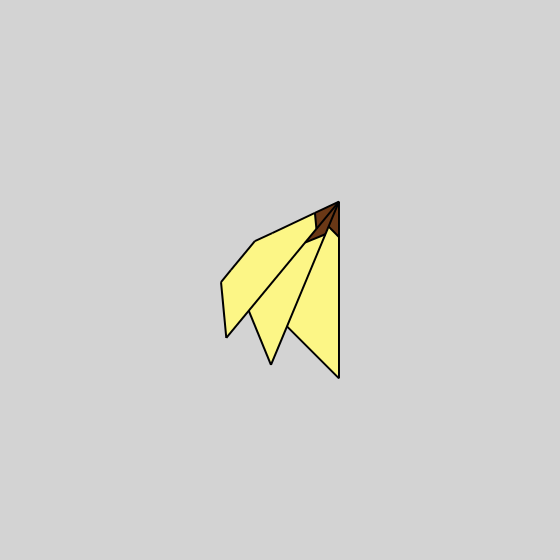
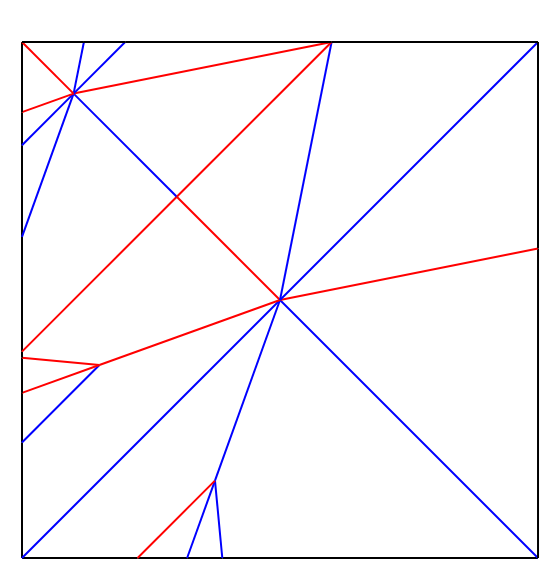

The notebook cell saved with these charts, in order:
### Markdown cell above
## Exporting

Save the final folded model and its crease pattern to `.png` files.

### Code cell
origami.plot(debug=False, save_path='example_render.png')
origami.plot_cp(save_path='example_cp.png')

### Figure 1 — Plotly figure (JSON) as saved in the notebook; plotly's stock layout.template omitted (floating-point values rounded to 4 significant figures)
{"data": [{"fill": "toself", "fillcolor": "#FCF686", "hoverinfo": "skip", "line": {"color": "rgba(0,0,0,0)"}, "mode": "lines", "showlegend": false, "type": "scatter", "x": [0.5, 0.4038, 0.5, 0.5], "y": [0.5, 0.4547, 0.3586, 0.5]}, {"fill": "toself", "fillcolor": "#6A3816", "hoverinfo": "skip", "line": {"color": "rgba(0,0,0,0)"}, "mode": "lines", "showlegend": false, "type": "scatter", "x": [0.02821, 0.1634, 0.1238, 0.02821], "y": [0.1782, 0.3416, 0.1872, 0.1782]}, {"fill": "toself", "fillcolor": "#FCF686", "hoverinfo": "skip", "line": {"color": "rgba(0,0,0,0)"}, "mode": "lines", "showlegend": false, "type": "scatter", "x": [0.1634, 0.02821, 0.1238, 0.1634], "y": [0.3416, 0.1782, 0.1872, 0.3416]}, {"fill": "toself", "fillcolor": "#6A3816", "hoverinfo": "skip", "line": {"color": "rgba(0,0,0,0)"}, "mode": "lines", "showlegend": false, "type": "scatter", "x": [0.06738, 0.1634, 0.1238, 0.06738], "y": [0.2255, 0.3416, 0.1872, 0.2255]}, {"fill": "toself", "fillcolor": "#FCF686", "hoverinfo": "skip", "line": {"color": "rgba(0,0,0,0)"}, "mode": "lines", "showlegend": false, "type": "scatter", "x": [0.1634, 0.06738, 0.1238, 0.1634], "y": [0.3416, 0.2255, 0.1872, 0.3416]}, {"fill": "toself", "fillcolor": "#6A3816", "hoverinfo": "skip", "line": {"color": "rgba(0,0,0,0)"}, "mode": "lines", "showlegend": false, "type": "scatter", "x": [0.06738, 0.1634, 0.5, 0.5, 0.06738], "y": [0.2255, 0.3416, 0.5, -0.2071, 0.2255]}, {"fill": "toself", "fillcolor": "#FCF686", "hoverinfo": "skip", "line": {"color": "rgba(0,0,0,0)"}, "mode": "lines", "showlegend": false, "type": "scatter", "x": [0.1634, 0.06738, 0.07574, 0.5, 0.5, 0.1634], "y": [0.3416, 0.2255, 0.2172, 0.2172, 0.5, 0.3416]}, {"fill": "toself", "fillcolor": "#6A3816", "hoverinfo": "skip", "line": {"color": "rgba(0,0,0,0)"}, "mode": "lines", "showlegend": false, "type": "scatter", "x": [0.2329, 0.5, 0.5, 0.07574, 0.2329], "y": [0.3743, 0.5, 0.2172, 0.2172, 0.3743]}, {"fill": "toself", "fillcolor": "#FCF686", "hoverinfo": "skip", "line": {"color": "rgba(0,0,0,0)"}, "mode": "lines", "showlegend": false, "type": "scatter", "x": [0.5, 0.07574, 0.5, 0.5], "y": [0.5, 0.2172, 0.2172, 0.5]}, {"fill": "toself", "fillcolor": "#6A3816", "hoverinfo": "skip", "line": {"color": "rgba(0,0,0,0)"}, "mode": "lines", "showlegend": false, "type": "scatter", "x": [0.07574, 0.5, 0.5, 0.07574], "y": [0.2172, 0.5, 0.2172, 0.2172]}, {"fill": "toself", "fillcolor": "#FCF686", "hoverinfo": "skip", "line": {"color": "rgba(0,0,0,0)"}, "mode": "lines", "showlegend": false, "type": "scatter", "x": [0.5, 0.07574, 0.5, 0.5], "y": [0.5, 0.2172, -0.2071, 0.5]}, {"fill": "toself", "fillcolor": "#6A3816", "hoverinfo": "skip", "line": {"color": "rgba(0,0,0,0)"}, "mode": "lines", "showlegend": false, "type": "scatter", "x": [0.4151, 0.5, 0.5, 0.4151], "y": [0.4434, 0.5, 0.3586, 0.4434]}, {"fill": "toself", "fillcolor": "#FCF686", "hoverinfo": "skip", "line": {"color": "rgba(0,0,0,0)"}, "mode": "lines", "showlegend": false, "type": "scatter", "x": [0.5, 0.4151, 0.4456, 0.5], "y": [0.5, 0.4434, 0.3695, 0.5]}, {"fill": "toself", "fillcolor": "#6A3816", "hoverinfo": "skip", "line": {"color": "rgba(0,0,0,0)"}, "mode": "lines", "showlegend": false, "type": "scatter", "x": [0.07574, 0.5, 0.228, 0.07574], "y": [0.2172, 0.5, -0.1527, 0.2172]}, {"fill": "toself", "fillcolor": "#FCF686", "hoverinfo": "skip", "line": {"color": "rgba(0,0,0,0)"}, "mode": "lines", "showlegend": false, "type": "scatter", "x": [0.5, 0.07574, 0.228, 0.5], "y": [0.5, 0.2172, -0.1527, 0.5]}, {"fill": "toself", "fillcolor": "#6A3816", "hoverinfo": "skip", "line": {"color": "rgba(0,0,0,0)"}, "mode": "lines", "showlegend": false, "type": "scatter", "x": [0.07574, 0.5, 0.4456, 0.07574], "y": [0.2172, 0.5, 0.3695, 0.2172]}, {"fill": "toself", "fillcolor": "#FCF686", "hoverinfo": "skip", "line": {"color": "rgba(0,0,0,0)"}, "mode": "lines", "showlegend": false, "type": "scatter", "x": [0.5, 0.2329, 0.4099, 0.5], "y": [0.5, 0.3743, 0.391, 0.5]}, {"fill": "toself", "fillcolor": "#6A3816", "hoverinfo": "skip", "line": {"color": "rgba(0,0,0,0)"}, "mode": "lines", "showlegend": false, "type": "scatter", "x": [0.02821, 0.1634, 0.5, 0.04929, 0.02821], "y": [0.1782, 0.3416, 0.5, -0.04485, 0.1782]}, {"fill": "toself", "fillcolor": "#FCF686", "hoverinfo": "skip", "line": {"color": "rgba(0,0,0,0)"}, "mode": "lines", "showlegend": false, "type": "scatter", "x": [0.1634, 0.02821, 0.04929, 0.5, 0.1634], "y": [0.3416, 0.1782, -0.04485, 0.5, 0.3416]}, {"fill": "toself", "fillcolor": "#6A3816", "hoverinfo": "skip", "line": {"color": "rgba(0,0,0,0)"}, "mode": "lines", "showlegend": false, "type": "scatter", "x": [0.4038, 0.5, 0.4099, 0.4038], "y": [0.4547, 0.5, 0.391, 0.4547]}, {"hoverinfo": "none", "line": {"color": "black", "dash": "solid", "shape": "linear", "width": 2}, "mode": "lines", "showlegend": false, "type": "scatter", "x": [0.4038, 0.4099], "y": [0.4548, 0.391]}, {"hoverinfo": "none", "line": {"color": "black", "dash": "solid", "shape": "linear", "width": 2}, "mode": "lines", "showlegend": false, "type": "scatter", "x": [0.02821, 0.04929], "y": [0.1782, -0.04485]}, {"hoverinfo": "none", "line": {"color": "black", "dash": "solid", "shape": "linear", "width": 2}, "mode": "lines", "showlegend": false, "type": "scatter", "x": [0.04929, 0.4099], "y": [-0.04485, 0.391]}, {"hoverinfo": "none", "line": {"color": "black", "dash": "solid", "shape": "linear", "width": 2}, "mode": "lines", "showlegend": false, "type": "scatter", "x": [0.4099, 0.5], "y": [0.391, 0.5]}, {"hoverinfo": "none", "line": {"color": "black", "dash": "solid", "shape": "linear", "width": 2}, "mode": "lines", "showlegend": false, "type": "scatter", "x": [0.3643, 0.4456], "y": [0.336, 0.3695]}, {"hoverinfo": "none", "line": {"color": "black", "dash": "solid", "shape": "linear", "width": 2}, "mode": "lines", "showlegend": false, "type": "scatter", "x": [0.139, 0.228], "y": [0.06357, -0.1527]}, {"hoverinfo": "none", "line": {"color": "black", "dash": "solid", "shape": "linear", "width": 2}, "mode": "lines", "showlegend": false, "type": "scatter", "x": [0.228, 0.5], "y": [-0.1527, 0.5]}, {"hoverinfo": "none", "line": {"color": "black", "dash": "solid", "shape": "linear", "width": 2}, "mode": "lines", "showlegend": false, "type": "scatter", "x": [0.292, 0.5], "y": [0.000867, -0.2071]}, {"hoverinfo": "none", "line": {"color": "black", "dash": "solid", "shape": "linear", "width": 2}, "mode": "lines", "showlegend": false, "type": "scatter", "x": [0.5, 0.5], "y": [-0.2071, 0.5]}, {"hoverinfo": "none", "line": {"color": "black", "dash": "solid", "shape": "linear", "width": 2}, "mode": "lines", "showlegend": false, "type": "scatter", "x": [0.2329, 0.4038], "y": [0.3743, 0.4548]}, {"hoverinfo": "none", "line": {"color": "black", "dash": "solid", "shape": "linear", "width": 2}, "mode": "lines", "showlegend": false, "type": "scatter", "x": [0.1634, 0.2329], "y": [0.3416, 0.3743]}, {"hoverinfo": "none", "line": {"color": "black", "dash": "solid", "shape": "linear", "width": 2}, "mode": "lines", "showlegend": false, "type": "scatter", "x": [0.06738, 0.1634], "y": [0.2255, 0.3416]}, {"hoverinfo": "none", "line": {"color": "black", "dash": "solid", "shape": "linear", "width": 2}, "mode": "lines", "showlegend": false, "type": "scatter", "x": [0.02821, 0.06738], "y": [0.1782, 0.2255]}, {"hoverinfo": "none", "line": {"color": "black", "dash": "solid", "shape": "linear", "width": 2}, "mode": "lines", "showlegend": false, "type": "scatter", "x": [0.4584, 0.5], "y": [0.4002, 0.3586]}, {"hoverinfo": "none", "line": {"color": "black", "dash": "solid", "shape": "linear", "width": 2}, "mode": "lines", "showlegend": false, "type": "scatter", "x": [0.4038, 0.5], "y": [0.4548, 0.5]}], "layout": {"height": 560, "margin": {"b": 20, "l": 20, "r": 20, "t": 40}, "paper_bgcolor": "lightgray", "plot_bgcolor": "lightgray", "showlegend": false, "width": 560, "xaxis": {"range": [-0.7359, 1.264], "scaleanchor": "y", "scaleratio": 1, "showgrid": false, "visible": false, "zeroline": false}, "yaxis": {"range": [-0.8536, 1.146], "showgrid": false, "visible": false, "zeroline": false}}}

### Figure 2 — Plotly figure (JSON) as saved in the notebook; plotly's stock layout.template omitted (floating-point values rounded to 4 significant figures)
{"data": [{"hoverinfo": "skip", "line": {"color": "black", "dash": "solid", "width": 2}, "mode": "lines", "showlegend": false, "type": "scatter", "x": [0.3882, 1.0], "y": [3.7e-11, 0]}, {"hoverinfo": "skip", "line": {"color": "blue", "dash": "solid", "width": 2}, "mode": "lines", "showlegend": false, "type": "scatter", "x": [0.5, 1.0], "y": [0.5, 0]}, {"hoverinfo": "skip", "line": {"color": "black", "dash": "solid", "width": 2}, "mode": "lines", "showlegend": false, "type": "scatter", "x": [1.0, 1.0], "y": [0, 0.6]}, {"hoverinfo": "skip", "line": {"color": "black", "dash": "solid", "width": 2}, "mode": "lines", "showlegend": false, "type": "scatter", "x": [0.32, 0.3882], "y": [4e-12, 3.7e-11]}, {"hoverinfo": "skip", "line": {"color": "blue", "dash": "solid", "width": 2}, "mode": "lines", "showlegend": false, "type": "scatter", "x": [0.374, 0.3882], "y": [0.15, 3.7e-11]}, {"hoverinfo": "skip", "line": {"color": "black", "dash": "solid", "width": 2}, "mode": "lines", "showlegend": false, "type": "scatter", "x": [0.224, 0.32], "y": [3e-12, 4e-12]}, {"hoverinfo": "skip", "line": {"color": "blue", "dash": "solid", "width": 2}, "mode": "lines", "showlegend": false, "type": "scatter", "x": [0.32, 0.374], "y": [4e-12, 0.15]}, {"hoverinfo": "skip", "line": {"color": "black", "dash": "solid", "width": 2}, "mode": "lines", "showlegend": false, "type": "scatter", "x": [0, 0.224], "y": [0, 3e-12]}, {"hoverinfo": "skip", "line": {"color": "red", "dash": "solid", "width": 2}, "mode": "lines", "showlegend": false, "type": "scatter", "x": [0.224, 0.374], "y": [3e-12, 0.15]}, {"hoverinfo": "skip", "line": {"color": "black", "dash": "solid", "width": 2}, "mode": "lines", "showlegend": false, "type": "scatter", "x": [-7.3e-11, 0], "y": [0.224, 0]}, {"hoverinfo": "skip", "line": {"color": "blue", "dash": "solid", "width": 2}, "mode": "lines", "showlegend": false, "type": "scatter", "x": [0, 0.5], "y": [0, 0.5]}, {"hoverinfo": "skip", "line": {"color": "blue", "dash": "solid", "width": 2}, "mode": "lines", "showlegend": false, "type": "scatter", "x": [0.374, 0.5], "y": [0.15, 0.5]}, {"hoverinfo": "skip", "line": {"color": "black", "dash": "solid", "width": 2}, "mode": "lines", "showlegend": false, "type": "scatter", "x": [-1.05e-10, -7.3e-11], "y": [0.32, 0.224]}, {"hoverinfo": "skip", "line": {"color": "blue", "dash": "solid", "width": 2}, "mode": "lines", "showlegend": false, "type": "scatter", "x": [-7.3e-11, 0.15], "y": [0.224, 0.374]}, {"hoverinfo": "skip", "line": {"color": "red", "dash": "solid", "width": 2}, "mode": "lines", "showlegend": false, "type": "scatter", "x": [-1.05e-10, 0.15], "y": [0.32, 0.374]}, {"hoverinfo": "skip", "line": {"color": "black", "dash": "solid", "width": 2}, "mode": "lines", "showlegend": false, "type": "scatter", "x": [-1.05e-10, -9.4e-11], "y": [0.32, 0.3882]}, {"hoverinfo": "skip", "line": {"color": "red", "dash": "solid", "width": 2}, "mode": "lines", "showlegend": false, "type": "scatter", "x": [-9.4e-11, 0.15], "y": [0.3882, 0.374]}, {"hoverinfo": "skip", "line": {"color": "red", "dash": "solid", "width": 2}, "mode": "lines", "showlegend": false, "type": "scatter", "x": [0.15, 0.5], "y": [0.374, 0.5]}, {"hoverinfo": "skip", "line": {"color": "black", "dash": "solid", "width": 2}, "mode": "lines", "showlegend": false, "type": "scatter", "x": [-9.4e-11, -9.2e-11], "y": [0.3882, 0.4]}, {"hoverinfo": "skip", "line": {"color": "black", "dash": "solid", "width": 2}, "mode": "lines", "showlegend": false, "type": "scatter", "x": [-9.2e-11, -5.8e-11], "y": [0.4, 0.6222]}, {"hoverinfo": "skip", "line": {"color": "red", "dash": "solid", "width": 2}, "mode": "lines", "showlegend": false, "type": "scatter", "x": [-9.2e-11, 0.3], "y": [0.4, 0.7]}, {"hoverinfo": "skip", "line": {"color": "red", "dash": "solid", "width": 2}, "mode": "lines", "showlegend": false, "type": "scatter", "x": [0.5, 1.0], "y": [0.5, 0.6]}, {"hoverinfo": "skip", "line": {"color": "red", "dash": "solid", "width": 2}, "mode": "lines", "showlegend": false, "type": "scatter", "x": [0.3, 0.5], "y": [0.7, 0.5]}, {"hoverinfo": "skip", "line": {"color": "blue", "dash": "solid", "width": 2}, "mode": "lines", "showlegend": false, "type": "scatter", "x": [0.5, 1], "y": [0.5, 1]}, {"hoverinfo": "skip", "line": {"color": "blue", "dash": "solid", "width": 2}, "mode": "lines", "showlegend": false, "type": "scatter", "x": [0.5, 0.6], "y": [0.5, 1.0]}, {"hoverinfo": "skip", "line": {"color": "black", "dash": "solid", "width": 2}, "mode": "lines", "showlegend": false, "type": "scatter", "x": [1.0, 1], "y": [0.6, 1]}, {"hoverinfo": "skip", "line": {"color": "black", "dash": "solid", "width": 2}, "mode": "lines", "showlegend": false, "type": "scatter", "x": [-5.8e-11, -3.1e-11], "y": [0.6222, 0.8]}, {"hoverinfo": "skip", "line": {"color": "blue", "dash": "solid", "width": 2}, "mode": "lines", "showlegend": false, "type": "scatter", "x": [-5.8e-11, 0.1], "y": [0.6222, 0.9]}, {"hoverinfo": "skip", "line": {"color": "blue", "dash": "solid", "width": 2}, "mode": "lines", "showlegend": false, "type": "scatter", "x": [0.1, 0.3], "y": [0.9, 0.7]}, {"hoverinfo": "skip", "line": {"color": "red", "dash": "solid", "width": 2}, "mode": "lines", "showlegend": false, "type": "scatter", "x": [0.3, 0.6], "y": [0.7, 1.0]}, {"hoverinfo": "skip", "line": {"color": "black", "dash": "solid", "width": 2}, "mode": "lines", "showlegend": false, "type": "scatter", "x": [-3.1e-11, -2.1e-11], "y": [0.8, 0.864]}, {"hoverinfo": "skip", "line": {"color": "blue", "dash": "solid", "width": 2}, "mode": "lines", "showlegend": false, "type": "scatter", "x": [-3.1e-11, 0.1], "y": [0.8, 0.9]}, {"hoverinfo": "skip", "line": {"color": "red", "dash": "solid", "width": 2}, "mode": "lines", "showlegend": false, "type": "scatter", "x": [-2.1e-11, 0.1], "y": [0.864, 0.9]}, {"hoverinfo": "skip", "line": {"color": "black", "dash": "solid", "width": 2}, "mode": "lines", "showlegend": false, "type": "scatter", "x": [-2.1e-11, 0], "y": [0.864, 1]}, {"hoverinfo": "skip", "line": {"color": "red", "dash": "solid", "width": 2}, "mode": "lines", "showlegend": false, "type": "scatter", "x": [0.1, 0.6], "y": [0.9, 1.0]}, {"hoverinfo": "skip", "line": {"color": "blue", "dash": "solid", "width": 2}, "mode": "lines", "showlegend": false, "type": "scatter", "x": [0.1, 0.2], "y": [0.9, 1.0]}, {"hoverinfo": "skip", "line": {"color": "blue", "dash": "solid", "width": 2}, "mode": "lines", "showlegend": false, "type": "scatter", "x": [0.1, 0.12], "y": [0.9, 1.0]}, {"hoverinfo": "skip", "line": {"color": "red", "dash": "solid", "width": 2}, "mode": "lines", "showlegend": false, "type": "scatter", "x": [0, 0.1], "y": [1, 0.9]}, {"hoverinfo": "skip", "line": {"color": "black", "dash": "solid", "width": 2}, "mode": "lines", "showlegend": false, "type": "scatter", "x": [0.6, 1], "y": [1.0, 1]}, {"hoverinfo": "skip", "line": {"color": "black", "dash": "solid", "width": 2}, "mode": "lines", "showlegend": false, "type": "scatter", "x": [0.2, 0.6], "y": [1.0, 1.0]}, {"hoverinfo": "skip", "line": {"color": "black", "dash": "solid", "width": 2}, "mode": "lines", "showlegend": false, "type": "scatter", "x": [0.12, 0.2], "y": [1.0, 1.0]}, {"hoverinfo": "skip", "line": {"color": "black", "dash": "solid", "width": 2}, "mode": "lines", "showlegend": false, "type": "scatter", "x": [0, 0.12], "y": [1, 1.0]}], "layout": {"height": 580, "margin": {"b": 20, "l": 20, "r": 20, "t": 40}, "paper_bgcolor": "rgba(0,0,0,0)", "plot_bgcolor": "rgba(0,0,0,0)", "showlegend": false, "width": 560, "xaxis": {"range": [-0.003846, 1.004], "scaleanchor": "y", "scaleratio": 1, "showgrid": false, "visible": false, "zeroline": false}, "yaxis": {"range": [-0.003846, 1.004], "showgrid": false, "visible": false, "zeroline": false}}}
